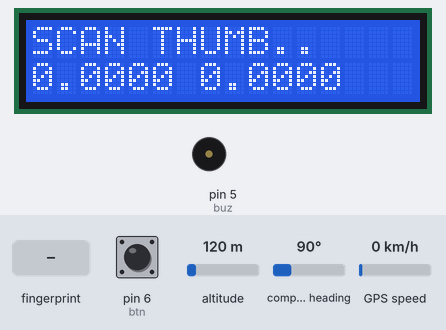
A sketch run on a simulated Arduino Uno, built with avr-gcc and run on an emulated ATmega328P. Parts: 16×2 character LCD, buzzer (waves = sounding, pin HIGH). The inputs (shaded band) are chosen by the test bench; at power-on: pin 6 (btn) HIGH, altitude 120 m, compass heading 90°, GPS speed 0 km/h. The GPS gets a fix after 3 s at 37.7749, -122.4194 with 8 satellites; what the sketch prints to the serial monitor is not drawn.

Above: at 2.7 s.
2.8 s: finger stored as number 1 placed on the sensor
At 4.0 s:
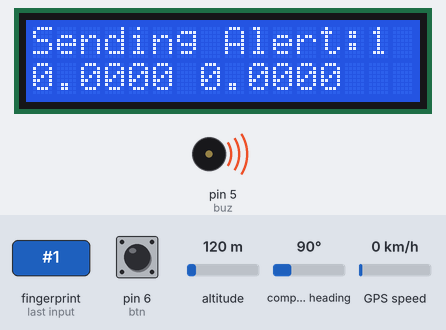
At 30.8 s:
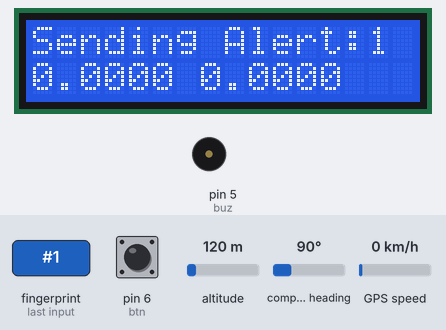
Timing chart, 0 to 31.2 s (numbered marks = the images above; inputs shaded):
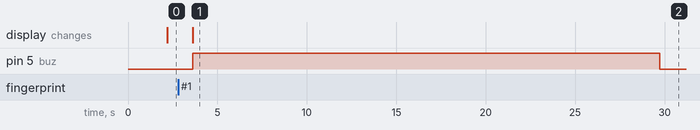

The sketch:

women_safety_device.ino
```cpp
#include <Adafruit_Fingerprint.h>
#include <LiquidCrystal.h>
#include <Servo.h>
#include <SoftwareSerial.h>
#include <TinyGPS.h>

// ─── Pin Definitions ─────────────────────────────────────────────────────────
int btn = 6;   // Enroll button (hold at startup to enter enroll mode)
int buz = 5;   // Buzzer

// LCD: RS=8, E=9, D4=10, D5=11, D6=12, D7=13
LiquidCrystal lcd(8, 9, 10, 11, 12, 13);

// Fingerprint sensor on Software Serial pins 2 (RX), 3 (TX)
SoftwareSerial mySerial(2, 3);

// GPS
TinyGPS gps;
float flat = 0, flon = 0;

Adafruit_Fingerprint finger = Adafruit_Fingerprint(&mySerial);

uint8_t operation;
uint8_t id;
int iij = 0;

// ─── GPS Reading ─────────────────────────────────────────────────────────────
void read_gps() {
    bool newData = false;
    unsigned long chars;
    unsigned short sentences, failed;

    for (unsigned long start = millis(); millis() - start < 1000;) {
        while (Serial.available()) {
            char c = Serial.read();
            if (gps.encode(c))
                newData = true;
        }
    }

    if (newData) {
        unsigned long age;
        gps.f_get_position(&flat, &flon, &age);
    }
}

// ─── Fingerprint Sensor Init ─────────────────────────────────────────────────
void detectFingerprintScanner() {
    if (finger.verifyPassword()) {
        delay(10);
    } else {
        delay(10);
        while (1) { delay(1); }
    }
}

void verifyScannerParameters() {
    delay(10);
}

// ─── Setup ───────────────────────────────────────────────────────────────────
void setup() {
    Serial.begin(9600);
    lcd.begin(16, 2);
    lcd.setCursor(0, 0);

    pinMode(btn, INPUT_PULLUP);
    pinMode(buz, OUTPUT);

    lcd.print("   WELCOME");

    while (!Serial);
    delay(100);

    finger.begin(57600);
    detectFingerprintScanner();
    verifyScannerParameters();

    // Hold enroll button at startup to register a new fingerprint
    if (digitalRead(btn) == 0) {
        delay(3000);
        enrollFingerprint();
    }
}

// ─── Fingerprint Enrollment ───────────────────────────────────────────────────
uint8_t getFingerprintEnroll() {
    // First scan
    int p = -1;
    while (p != FINGERPRINT_OK) {
        p = finger.getImage();
    }

    p = finger.image2Tz(1);
    if (p != FINGERPRINT_OK) return p;

    delay(2000);
    p = 0;
    while (p != FINGERPRINT_NOFINGER) {
        p = finger.getImage();
    }

    p = -1;
    // Second scan
    while (p != FINGERPRINT_OK) {
        p = finger.getImage();
    }

    p = finger.image2Tz(2);
    if (p != FINGERPRINT_OK) return p;

    // Create and store model
    p = finger.createModel();
    if (p != FINGERPRINT_OK) return p;

    p = finger.storeModel(id);
    return (p == FINGERPRINT_OK) ? true : p;
}

void enrollFingerprint() {
    while (iij == 0) {
        lcd.clear();
        lcd.print("ENROL..");
        id = 1;
        if (id == 0) {
            iij = 1;
            break;
        }
        while (!getFingerprintEnroll());
    }
}

// ─── SMS Alert via GSM ───────────────────────────────────────────────────────
// NOTE: GSM module must be connected to Arduino serial (shared with GPS here).
// In hardware, use a second SoftwareSerial for GSM, or use hardware Serial1 on Mega.
// Emergency contact numbers are hardcoded below — update before deploying.

void send_sms() {
    read_gps();
    digitalWrite(buz, 1);

    String location = "https://www.google.com/maps/search/?api=1&query="
                      + String(flat, 6) + "," + String(flon, 6);
    String message  = "Alert: Person is in danger at Loc:\n" + location;

    // ── Send to Contact 1 ──
    Serial.println("AT");           delay(1000);
    Serial.println("ATE0");         delay(1000);
    Serial.println("AT+CMGF=1");    delay(1000);
    Serial.print("AT+CMGS=\"9949592453\"\r\n");  // ← Replace with emergency contact 1
    delay(1000);
    Serial.println(message);
    Serial.println((char)26);       // Ctrl+Z to send
    delay(5000);

    // ── Send to Contact 2 ──
    Serial.println("AT");           delay(1000);
    Serial.println("ATE0");         delay(1000);
    Serial.println("AT+CMGF=1");    delay(1000);
    Serial.print("AT+CMGS=\"8978137886\"\r\n");  // ← Replace with emergency contact 2
    delay(1000);
    Serial.println(message);
    Serial.println((char)26);
    delay(10000);

    // ── Voice call ──
    Serial.println("ATD8978137886;");   // ← Replace with number to call

    delay(2000);
    digitalWrite(buz, 0);
}

// ─── Main Loop ───────────────────────────────────────────────────────────────
void loop() {
    read_gps();

    lcd.setCursor(0, 0);
    lcd.print("                 ");
    lcd.setCursor(0, 0);
    lcd.print("SCAN THUMB..");

    lcd.setCursor(0, 1);
    lcd.print("                 ");
    lcd.setCursor(0, 1);
    lcd.print(String(flat, 4) + " " + String(flon, 4));

    uint8_t p = finger.getImage();

    if (p == FINGERPRINT_NOFINGER) {
        delay(10);
    } else if (p == FINGERPRINT_OK) {
        p = finger.image2Tz();

        if (p != FINGERPRINT_OK) {
            // Image conversion failed → unauthorized
            lcd.setCursor(0, 0);
            lcd.print("                 ");
            lcd.setCursor(0, 0);
            lcd.print("UNAUTHORIZED..");
            digitalWrite(buz, 1);
            delay(1000);
            digitalWrite(buz, 0);
            return;
        }

        p = finger.fingerFastSearch();

        if (p != FINGERPRINT_OK) {
            // No match found → unauthorized
            lcd.setCursor(0, 0);
            lcd.print("                 ");
            lcd.setCursor(0, 0);
            lcd.print("UNAUTHORIZED..");
            digitalWrite(buz, 1);
            delay(1000);
            digitalWrite(buz, 0);
        } else {
            // Authorized fingerprint → send SOS alert
            lcd.setCursor(0, 0);
            lcd.print("                 ");
            lcd.setCursor(0, 0);
            lcd.print("Sending Alert:" + String(finger.fingerID));
            digitalWrite(buz, 1);
            send_sms();
        }

        delay(1500);
    }
}
```

Measured:
- after the input at 2.8 s, pin 5 (buz): LOW → HIGH after 0.83 s, → LOW 26.1 s later; the display: changes after 0.83 s (image 1)
